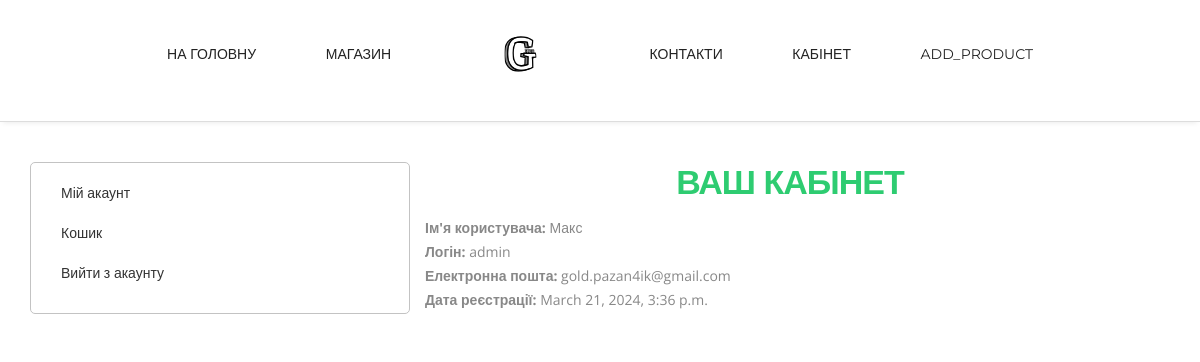
/cab/ (signed in), run on the app's committed database.
### web/models.py (models this page shows, shortened)
class Customer(models.Model):
    user = models.OneToOneField(User, on_delete=models.CASCADE, null=True, blank=True)
    name = models.CharField(max_length=200, null=True)
    email = models.EmailField(max_length=200, null=True)
    date_reg = models.DateTimeField(auto_now_add=True)

### web/views.py (the view)
# urls.py: path('cab/', views.cab, name='cab'),
def cab(request):
    if request.user.is_authenticated:
        customer = Customer.objects.get(user=request.user)
        context = {'customer': customer}
        return render(request, 'web/cab.html', context)
    else:
        return redirect('login')

### web/templates/web/cab.html
{% extends 'base.html' %}
{% load static %}
{% block main %}
    {% include 'web/_nav.html' %}
{% endblock %}
{% block about %}
    <div class="container ">
    <div class="row container cab-container">
            {% include 'web/cab/cab-sidebar.html' %}
            <div class="col-md-8">
                <div id="content_display" class="cab-content-display">
                    <h2 class="cab-content-heading">Ваш кабінет</h2>
                    <div>
                        <p><strong>Ім'я користувача:</strong> {{ customer.name }}</p>
                        <p><strong>Логін:</strong> {{ request.user.username }}</p>
                        <p><strong>Електронна пошта:</strong> {{ customer.email }}</p>
                        <p><strong>Дата реєстрації:</strong> {{ customer.date_reg }}</p>
                      </div>
                </div>
            </div>
        </div>
    </div>
{% endblock %}

### static/css/cab-type.css (style rules this page uses)
.cab-container { display: flex; align-items: center; padding: 20px; margin-top: 20px; border-radius: 10px; }
.cab-content-heading { color: #2ecc71; }

### static/css/shop.css (style rules this page uses)
h2 { font-size: 18px; margin-top: 0; margin-bottom: 10px; }

### static/css/style.css (style rules this page uses)
body { background:#fff; font-family: 'Open Sans', sans-serif; font-size:14px; font-weight:normal; color:#888888; margin:0; }
h2 { font-size:34px; color:#222222; font-family: 'Montserrat', sans-serif; font-weight:700; letter-spacing: -1px; margin:0 0 15px 0; text-align:center; text-transform:uppercase; }
p { line-height:24px; margin:0; }

### data on the page
Customer: name "Макс", email "gold.pazan4ik@gmail.com", date_reg "March 21, 2024, 3:36 p.m."

### other printed values
{{ request.user.username }} "admin"
